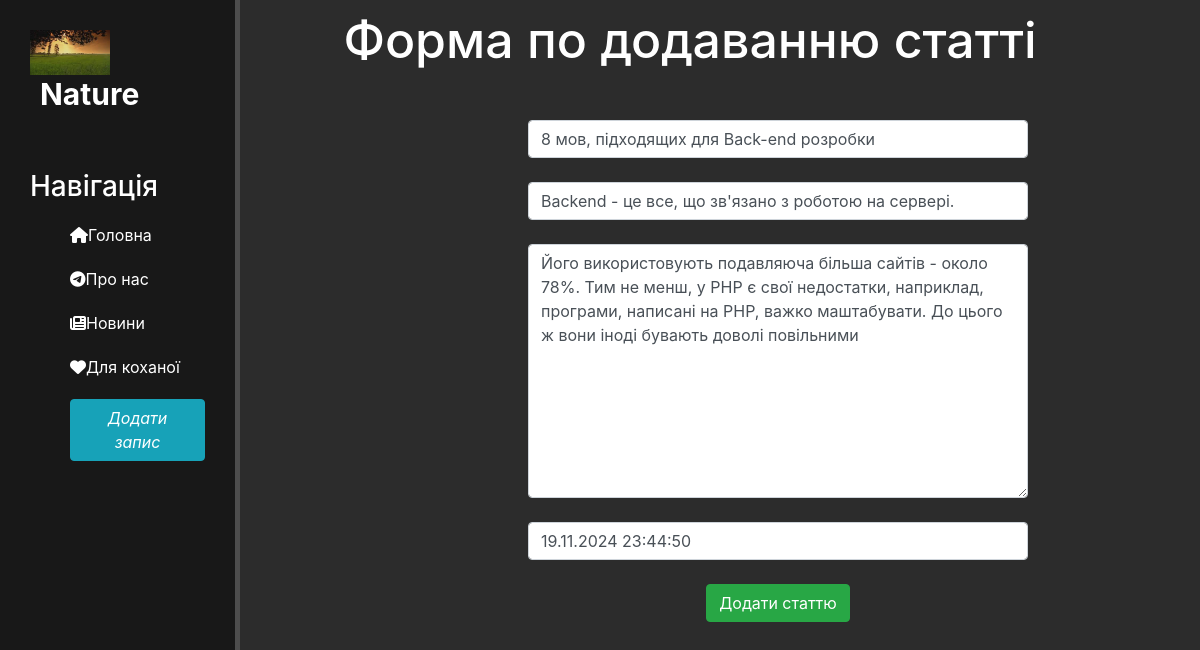
Page /news/4/update on the committed database.
### news/models.py (models this page shows, shortened)
class Articles(models.Model):
    title = models.CharField('Заголовок', max_length = 50)
    anons = models.CharField('Анонс', max_length = 250)
    full_text = models.TextField('Стаття')
    date = models.DateTimeField('Дата публікації')
    class Meta:
        verbose_name = 'Новина'
        verbose_name_plural = 'Новини'

### news/views.py (the view)
# urls.py: path('<int:pk>/update', views.NewsUpdateView.as_view(), name='news-update'),
class NewsUpdateView(UpdateView):
    model = Articles
    template_name = 'news/create.html'
    form_class = ArticlesForm

### news/forms.py
class ArticlesForm(ModelForm):
    class Meta:
        model = Articles
        fields = ['title', 'anons', 'full_text', 'date']
        widgets = {
            'title': TextInput(attrs={
                'class': 'form-control',
                'placeholder': 'Назва статті'
                                      }),
            'anons': TextInput(attrs={
                'class': 'form-control',
                'placeholder': 'Анонс статті'
            }),
            'full_text': Textarea(attrs={
                'class': 'form-control',
                'placeholder': 'Текст статті'
            }),
            'date': DateTimeInput(attrs={
                'class': 'form-control',
                'placeholder': 'Дата публікації'
            })
        }

### news/templates/news/create.html (shortened to what this page needs)
{% extends 'main/layout.html' %}
{% block content %}
    <div class="features">
        <h1>Форма по додаванню статті</h1>
        <form method="post">
            {{ form.title }}<br>
            {{ form.anons }}<br>
            {{ form.full_text }}<br>
            {{ form.date }}<br>
            <button class="btn btn-success" type = "submit">Додати статтю</button>
        </form>
    </div>
{% endblock %}

### main/static/main/css/main.css (style rules this page uses)
body { background: #2c2c2c; }
main .features { float: left; color: #fff; margin-top: 10px; text-align: center; width: 75%; }
main .features h1 { font-size: 50px; }
form { margin-left: 32%; width: 500px; margin-top: 50px; }

### rows in the picture
Articles: title "8 мов, підходящих для Back-end розробки", anons "Backend - це все, що зв'язано з роботою на сервері.", full_text "Його використовують подавляюча більша сайтів - около 78%. Тим не менш, у PHP є свої недостатки, наприклад, програми, написані на PHP, важко маштабувати. До цього ж вони іноді бувають доволі повільними", date "19.11.2024 23:44:50"
